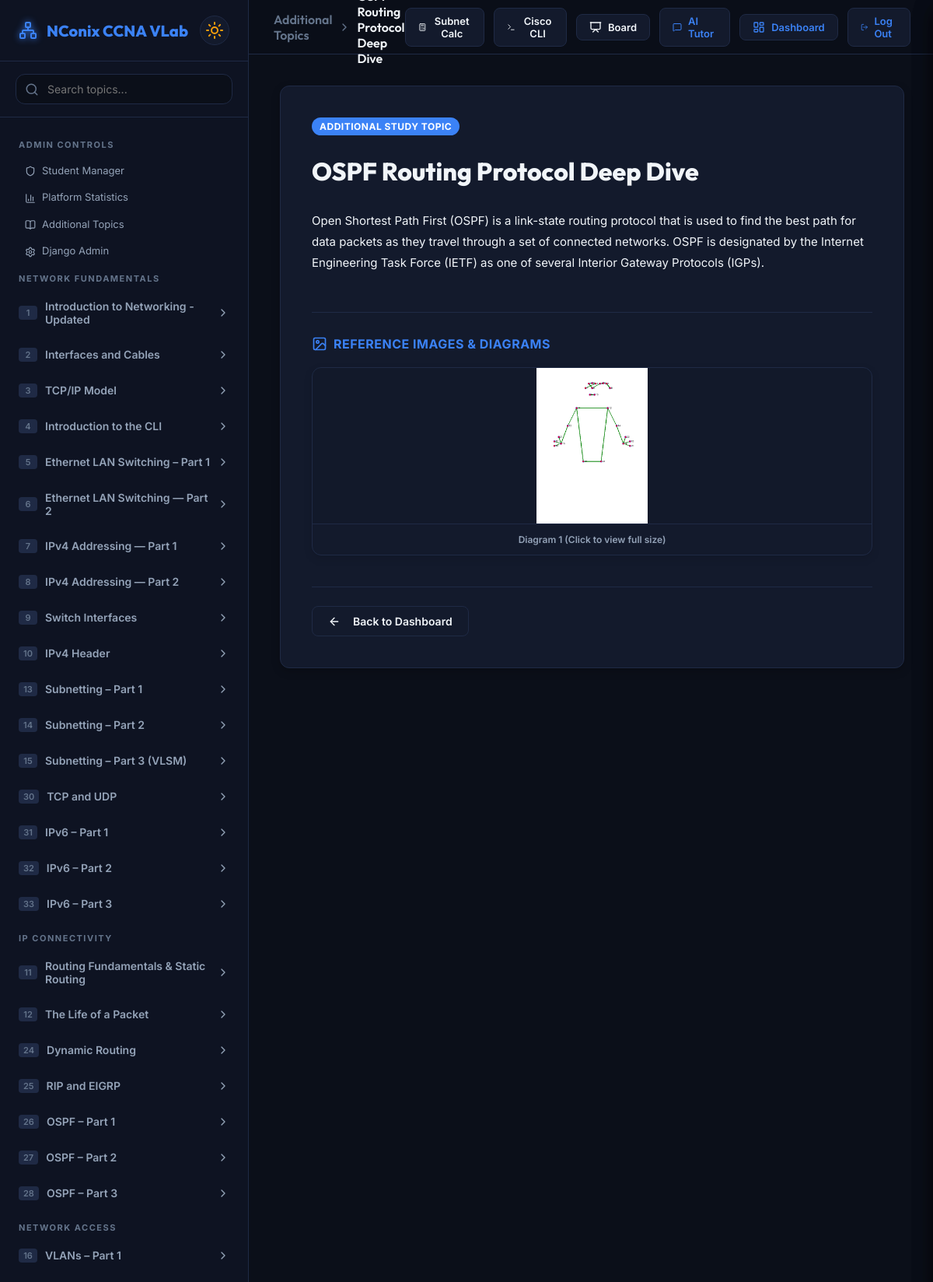
The app's page /additional-topic/1/ (signed in, upper part) with its own data.
### core/models.py (models this page shows, shortened)
class Domain(models.Model):
    name = models.CharField(max_length=100, unique=True)

class Topic(models.Model):
    id = models.IntegerField(primary_key=True)
    domain = models.ForeignKey(Domain, on_delete=models.CASCADE, related_name='topics')
    title = models.CharField(max_length=200)
    objectives = models.JSONField(default=list)  # list of strings
    lesson_content = models.TextField()  # markdown
    video_url = models.CharField(max_length=500, blank=True, default='')  # YouTube video link
    class Meta:
        ordering = ['id']

class AdditionalTopic(models.Model):
    title = models.CharField(max_length=200)
    content = models.TextField(help_text="Paragraph content of the additional topic (supports markdown)")
    image1 = models.ImageField(upload_to='additional_topics/', blank=True, null=True)
    image2 = models.ImageField(upload_to='additional_topics/', blank=True, null=True)
    image3 = models.ImageField(upload_to='additional_topics/', blank=True, null=True)
    created_at = models.DateTimeField(auto_now_add=True)
    class Meta:
        ordering = ['created_at']

### core/views.py (the view)
# urls.py: path('additional-topic/<int:topic_id>/', views.additional_topic_detail_view, name='additional_topic_detail'),
@login_required
def additional_topic_detail_view(request, topic_id):
    topic = get_object_or_404(AdditionalTopic, id=topic_id)
    parsed_content = parse_markdown(topic.content)
    sidebar_domains = get_sidebar_data(request.user)
    context = {
        'topic': topic,
        'parsed_content': parsed_content,
        'sidebar_domains': sidebar_domains,
        'current_atopic_id': topic.id,
        'active_page': 'additional_topic_detail',
    }
    return render(request, 'core/additional_topic_detail.html', context)

### core/context_processors.py (called while the page is built)
def additional_topics(request):
    return {
        'additional_topics': AdditionalTopic.objects.all().order_by('created_at')
    }

### core/templates/core/additional_topic_detail.html (shortened to what this page needs)
{% extends 'core/base.html' %}
{% block breadcrumbs %}
  <span class="breadcrumb-root">Additional Topics</span>
  <span class="breadcrumb-separator"><i data-lucide="chevron-right"></i></span>
  <span class="breadcrumb-current">{{ topic.title }}</span>
{% endblock %}
{% block content %}
<div class="lesson-card">
  <span class="lesson-meta-tag" style="background-color: var(--accent); color: white;">ADDITIONAL STUDY TOPIC</span>
  <h2 class="lesson-title" style="margin-top: 10px;">{{ topic.title }}</h2>
  <div class="lesson-body" style="margin-top: 30px; line-height: 1.8; font-size: 15px; color: var(--text-primary);">
    {{ parsed_content|safe }}
  </div>
  {% if topic.image1 or topic.image2 or topic.image3 %}
    <div style="margin-top: 50px; border-top: 1px solid var(--border-color); padding-top: 30px;">
      <h4 style="display: flex; align-items: center; gap: 8px; font-size: 16px; font-weight: 700; color: var(--accent); margin-bottom: 20px; text-transform: uppercase; letter-spacing: 0.5px;">
        <i data-lucide="image" style="width: 20px; height: 20px;"></i>
        Reference Images & Diagrams
      </h4>
      <div style="display: grid; grid-template-columns: repeat(auto-fit, minmax(280px, 1fr)); gap: 24px;">
        {% if topic.image1 %}
          <div class="image-gallery-item" style="border: 1px solid var(--border-color); border-radius: var(--radius); background-color: var(--bg-card); overflow: hidden; box-shadow: 0 4px 12px rgba(0,0,0,0.1); transition: transform 0.3s ease, box-shadow 0.3s ease;" onmouseover="this.style.transform='translateY(-4px)'; this.style.boxShadow='0 8px 24px rgba(0,0,0,0.2)';" onmouseout="this.style.transform='translateY(0)'; this.style.boxShadow='0 4px 12px rgba(0,0,0,0.1)';">
            <a href="{{ topic.image1.url }}" target="_blank" style="display: block; cursor: zoom-in;">
              <img src="{{ topic.image1.url }}" alt="Reference Image 1" style="width: 100%; height: 200px; object-fit: contain; background-color: rgba(0,0,0,0.05); display: block;">
            </a>
            <div style="padding: 12px; font-size: 12px; color: var(--text-secondary); border-top: 1px solid var(--border-color); text-align: center; font-weight: 600;">
              Diagram 1 (Click to view full size)
            </div>
          </div>
        {% endif %}
      </div>
    </div>
  {% endif %}
  <div style="margin-top: 40px; display: flex; justify-content: flex-start; border-top: 1px solid var(--border-color); padding-top: 24px;">
    <a href="{% url 'dashboard' %}" class="btn" style="text-decoration: none; display: inline-flex; align-items: center; border: 1px solid var(--border-color); background-color: var(--bg-card); color: var(--text-primary);">
      <i data-lucide="arrow-left" style="width: 16px; height: 16px; margin-right: 8px;"></i>
      Back to Dashboard
    </a>
  </div>
</div>
{% endblock %}

### core/templates/core/base.html (shortened to what this page needs)
{% load static %}
<!DOCTYPE html>
<html lang="en" data-theme="dark">
<head>
  <link rel="stylesheet" href="{% static 'core/styles.css' %}">
</head>
<body>
  <div class="app-container">
    <aside class="sidebar" id="sidebar">
      <div class="sidebar-header">
        <a href="{% url 'dashboard' %}" class="logo" style="text-decoration: none;">
          <i data-lucide="network" class="logo-icon"></i>
          <span>NConix CCNA <span class="accent-text">VLab</span></span>
        </a>
        <button class="theme-toggle" id="themeToggleBtn" title="Toggle Light/Dark Mode">
          <i data-lucide="sun" class="sun-icon"></i>
        </button>
      </div>
      <div class="search-box">
        <i data-lucide="search" class="search-icon"></i>
        <input type="text" id="searchInput" placeholder="Search topics...">
      </div>
      <nav class="navigation">
        <div class="nav-list" id="navList">
          {% if user.is_authenticated %}
            {% if user.is_superuser or user.is_staff or user.profile.role == 'admin' %}
              <div class="nav-section-title">ADMIN CONTROLS</div>
              <a href="{% url 'admin_dashboard' %}" class="nav-sub-item {% if active_page == 'admin_dashboard' %}active{% endif %}" style="padding-left: 20px; text-decoration: none;">
                <span><i data-lucide="shield" class="sub-item-icon"></i>Student Manager</span>
              </a>
              <a href="{% url 'admin_stats' %}" class="nav-sub-item {% if active_page == 'admin_stats' %}active{% endif %}" style="padding-left: 20px; text-decoration: none;">
                <span><i data-lucide="bar-chart-3" class="sub-item-icon"></i>Platform Statistics</span>
              </a>
              <a href="{% url 'admin_additional_topics' %}" class="nav-sub-item {% if active_page == 'admin_additional_topics' %}active{% endif %}" style="padding-left: 20px; text-decoration: none;">
                <span><i data-lucide="book-open" class="sub-item-icon"></i>Additional Topics</span>
              </a>
              <a href="/admin/" target="_blank" class="nav-sub-item" style="padding-left: 20px; text-decoration: none;">
                <span><i data-lucide="settings" class="sub-item-icon"></i>Django Admin</span>
              </a>
            {% endif %}
            {% for domain in sidebar_domains %}
              <div class="nav-section-title">{{ domain.name|upper }}</div>
              {% for topic in domain.topics %}
                <div class="chapter-item " id="chapter-{{ topic.id }}" data-title="{{ topic.title }}">
                  <div class="chapter-header">
                    <div class="chapter-title-container">
                      <span class="chapter-number">{{ topic.id }}</span>
                      <span {% if topic.locked %}style="color: var(--text-muted);"{% endif %}>{{ topic.title }}</span>
                    </div>
                    {% if topic.locked %}
                      <i data-lucide="lock" class="chapter-chevron" style="color: var(--text-muted); transform: none !important;"></i>
                    {% else %}
                      <i data-lucide="chevron-right" class="chapter-chevron"></i>
                    {% endif %}
                  </div>
                </div>
              {% endfor %}
            {% endfor %}
          {% endif %}
        </div>
      </nav>
    </aside>
    <main class="workspace">
      <header class="header">
        <div class="header-breadcrumbs">
          {% block breadcrumbs %}{% endblock %}
        </div>
        <div class="header-actions">
          <button class="header-btn" id="toolSubnetBtn" title="Subnetting Calculator">
            <i data-lucide="calculator"></i>
            <span>Subnet Calc</span>
          </button>
          <button class="header-btn" id="toolCliBtn" title="Cisco IOS CLI Simulator">
            <i data-lucide="terminal"></i>
            <span>Cisco CLI</span>
          </button>
          {% if user.is_authenticated %}
            {% if active_page != 'admin_board' %}
              <button class="header-btn" id="toolBoardBtn" title="Live Shared Whiteboard" style="position: relative;">
                <i data-lucide="presentation"></i>
                <span>Board</span>
              </button>
            {% endif %}
            <a href="{% url 'tutor_bot' %}" class="header-btn {% if active_page == 'tutor_bot' %}highlight-btn{% endif %}" title="AI Networking Tutor" style="text-decoration: none;">
              <i data-lucide="message-square"></i>
              <span>AI Tutor</span>
            </a>
            <a href="{% url 'dashboard' %}" class="header-btn {% if active_page == 'dashboard' %}highlight-btn{% endif %}" style="text-decoration: none;">
              <i data-lucide="layout-dashboard"></i>
              <span>Dashboard</span>
            </a>
            <a href="{% url 'logout' %}" class="header-btn" title="Log Out" style="text-decoration: none;">
              <i data-lucide="log-out"></i>
              <span>Log Out</span>
            </a>
          {% endif %}
        </div>
      </header>
      <div class="viewport" id="viewport">
        {% block content %}{% endblock %}
      </div>
    </main>
  </div>
</body>
</html>

### records on screen
Domain: name "NETWORK FUNDAMENTALS"
Topic: title "Introduction to Networking - Updated"
Topic: title "Interfaces and Cables"
Topic: title "TCP/IP Model"
Topic: title "Introduction to the CLI"
Topic: title "Ethernet LAN Switching – Part 1"
Topic: title "Ethernet LAN Switching — Part 2"
Topic: title "IPv4 Addressing — Part 1"
Topic: title "IPv4 Addressing — Part 2"
Topic: title "Switch Interfaces"
Topic: title "IPv4 Header"
Topic: title "Subnetting – Part 1"
Topic: title "Subnetting – Part 2"
Topic: title "Subnetting – Part 3 (VLSM)"
Topic: title "TCP and UDP"
Topic: title "IPv6 – Part 1"
Topic: title "IPv6 – Part 2"
Topic: title "IPv6 – Part 3"
Domain: name "IP CONNECTIVITY"
Topic: title "Routing Fundamentals & Static Routing"
Topic: title "The Life of a Packet"
Topic: title "Dynamic Routing"
Topic: title "RIP and EIGRP"
Topic: title "OSPF – Part 1"
Topic: title "OSPF – Part 2"
Topic: title "OSPF – Part 3"
Domain: name "NETWORK ACCESS"
Topic: title "VLANs – Part 1"
AdditionalTopic: title "OSPF Routing Protocol Deep Dive", content "Open Shortest Path First (OSPF) is a link-state routing protocol that is used to find the best path for data packets as they travel through a set of connected networks. OSPF is designated by the Internet Engineering Task Force (IETF) as one of several Interior Gateway Protocols (IGPs).", image1 (picture)

### other values on screen
{{ topic.id }} "1" "2" "3" "4" "5" "6" "7" "8" "9" "10" "13" "14" "15" "30" "31" "32" "33" "11" "12" "24" "25" "26" "27" "28" "16"
